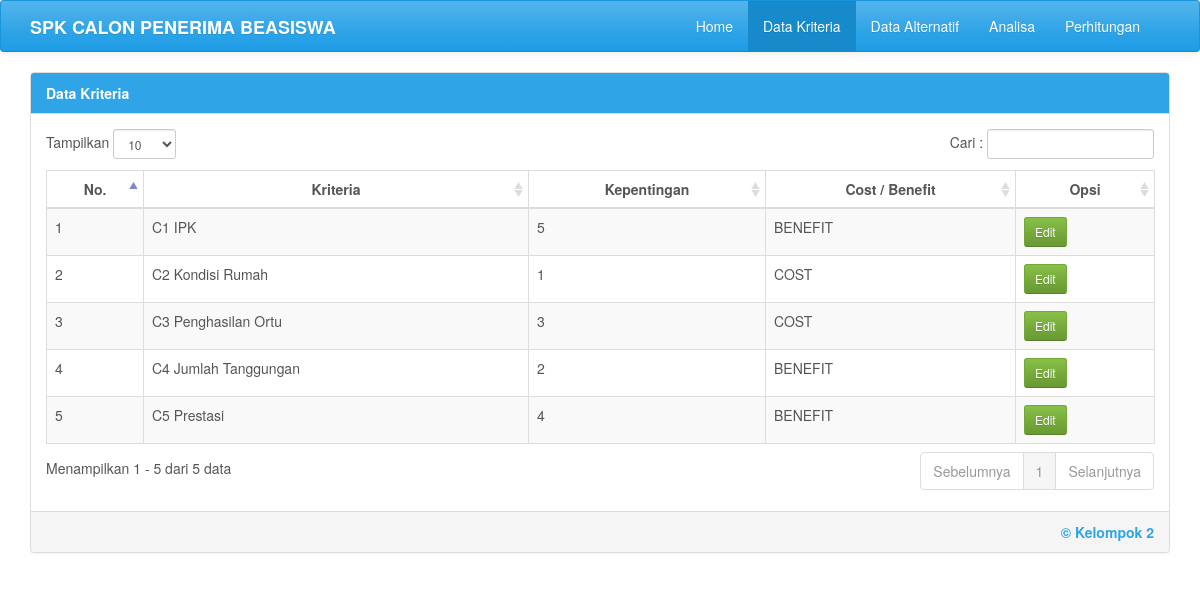
Page /kriteria.php on the committed database.
### tables this page shows
CREATE TABLE `kriteria` (
  `id_kriteria` varchar(20) NOT NULL,
  `kriteria` varchar(20) NOT NULL,
  `kepentingan` varchar(20) NOT NULL,
  `cost_benefit` varchar(20) NOT NULL
);

### kriteria.php (the view, shortened to what this page needs)
<?php
	include('configdb.php');
?>
<!DOCTYPE html>
<html lang="en"><head><meta http-equiv="Content-Type" content="text/html; charset=UTF-8">
	<link href="ui/css/cerulean.min.css" rel="stylesheet">
	<link rel="stylesheet" type="text/css" href="ui/css/datatables/dataTables.bootstrap.css">
  </head>
  <body>
	<div id="wrapper">
      <nav class="navbar navbar-default">
        <div class="container">
          <div class="navbar-header">
            <a class="navbar-brand" href="#"><b><?php echo $_SESSION['judul'];?></b></a>
          </div>
          <div id="navbar" class="navbar-collapse collapse pull-right">
            <ul class="nav navbar-nav">
              <li><a href="index.php">Home</a></li>
              <li class="active"><a href="kriteria.php">Data Kriteria</a></li>
              <li><a href="alternatif.php">Data Alternatif</a></li>
			  <li><a href="analisa.php">Analisa</a></li>
              <li><a href="perhitungan.php">Perhitungan</a></li>
			</ul>
          </div>
        </div>
      </nav>
	  <div class="container">
	  <div id="page-wrapper">
      <div class="row">
      <div class="col-lg-12">
	  <div class="panel panel-primary">
		  <div class="panel-heading"><b>Data Kriteria</b></div>
		    <?php
							$kriteria = $mysqli->query("select * from kriteria");
		    ?>
		  <div class="panel-body table-responsive">
			<table id="example" class="table table-striped table-bordered" cellspacing="0" width="100%">
			<thead>
				<tr>
					<th class="text-center">No.</th>
					<th class="text-center">Kriteria</th>
					<th class="text-center">Kepentingan</th>
					<th class="text-center">Cost / Benefit</th>
					<th class="text-center">Opsi</th>
				</tr>
			</thead>
			<tbody>
										<?php
												$i = 1;
												while ($row = $kriteria->fetch_assoc()) {
													echo '<tr>';
													echo '<td>'.$i++.'</td>';
													echo '<td>'.ucwords($row["kriteria"]).'</td>';
													echo '<td>'.$row["kepentingan"].'</td>';
													echo '<td class="text-uppercase">'.$row["cost_benefit"].'</td>';
													echo '<td>';
										?>
														  <a href="edit-kriteria.php?id=<?php echo $row["id_kriteria"];?>" class="btn btn-success btn-sm"><i class="fa fa-pencil"></i> Edit</a>
										<?php
													echo '</tr>';
												}
										?>
			</tbody>
			</table>
		  </div>
		  <div class="panel-footer text-primary text-right"><b><?php echo $_SESSION['by'];?></b><div class="pull-right"></div></div>
		</div>
		</div>
	</div>
	</div>
	</div>
    </div>
</body></html>

### rows in the picture
kriteria: kriteria "C1 IPK", kepentingan "5", cost_benefit "BENEFIT"
kriteria: kriteria "C2 Kondisi Rumah", kepentingan "1", cost_benefit "COST"
kriteria: kriteria "C3 Penghasilan Ortu", kepentingan "3", cost_benefit "COST"
kriteria: kriteria "C4 Jumlah Tanggungan", kepentingan "2", cost_benefit "BENEFIT"
kriteria: kriteria "C5 Prestasi", kepentingan "4", cost_benefit "BENEFIT"

### other values in the picture
$_SESSION['judul'] "SPK CALON PENERIMA BEASISWA"
$_SESSION['by'] "© Kelompok 2"
